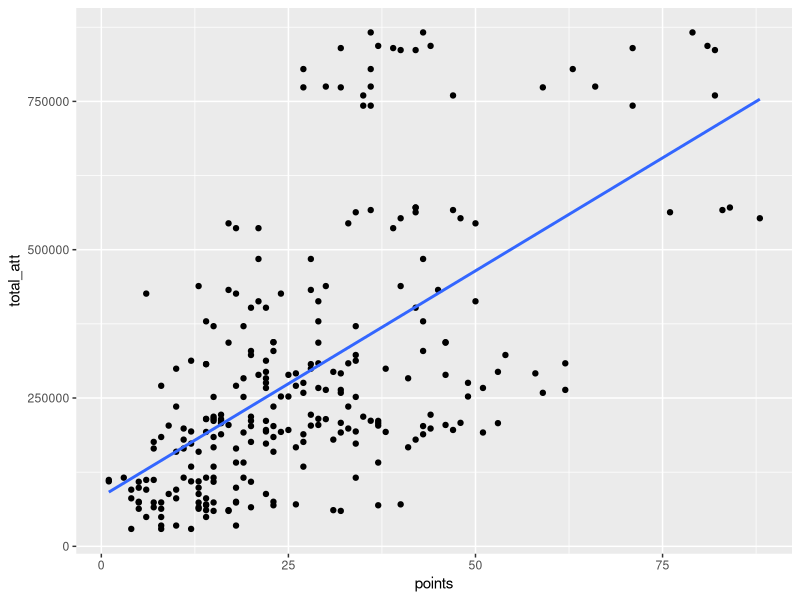
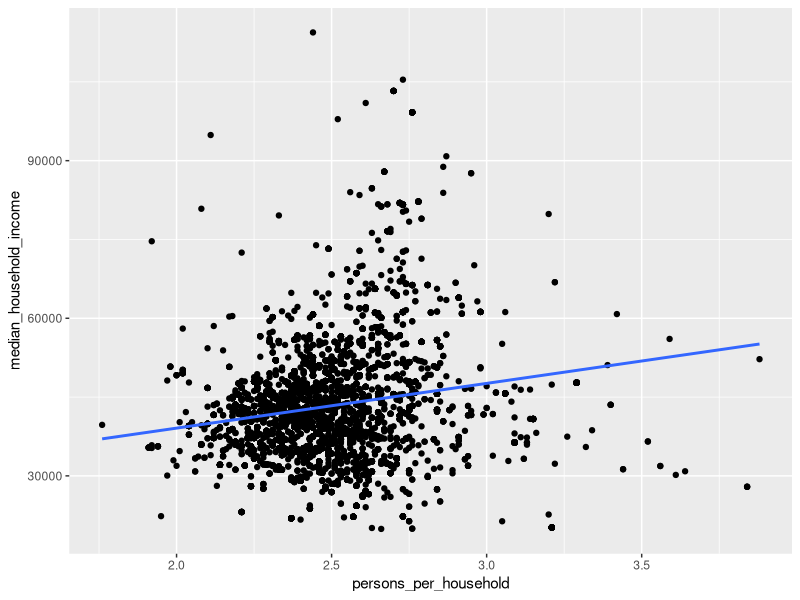

The R script that drew these images, in order:
## ---- chunk 1
knitr::opts_chunk$set(echo = TRUE); options(scipen=999)
## ---- chunk 2
library(tidyverse) # load tidyverse functions

# read in data
fb <- read_csv("football.csv") %>%
  filter(league == "Eredivisie") %>% # get Dutch teams
  select(season, # select relevant columns
         team, 
         avg_att,
         total_att, 
         finish, 
         points, 
         goals_for, 
         goals_against, 
         goal_diff)

# check the data
skimr::skim(fb)
## ---- chunk 3
# Plot the data with a regression line
ggplot(fb) + 
  geom_point(aes(points, total_att)) + 
  geom_smooth(aes(points, total_att), 
              method = "lm", se = FALSE)
## ---- chunk 4
R <- cor(fb$points, fb$total_att)
R
R^2
## ---- chunk 5
coef(lm(total_att ~ points, fb))
## ---- chunk 6
# YOUR CODE HERE
## ---- chunk 7
# YOUR CODE HERE
## ---- chunk 8
# read in data
dat <- read_csv("municipalities.csv") %>%
  select(fed_spending, # select the relevant columns
         hs_grad, 
         persons_per_household, 
         poverty, 
         median_household_income)

# quick check of the data
skimr::skim(dat)
## ---- chunk 9
# Plot the data with a regression line
ggplot(dat) + 
  geom_point(aes(persons_per_household, median_household_income)) + 
  geom_smooth(aes(persons_per_household, median_household_income), 
              method = "lm", se = FALSE)
## ---- chunk 10
R <- cor(dat$median_household_income, dat$persons_per_household)
R
R^2
## ---- chunk 11
coef(lm(median_household_income ~ persons_per_household, dat))
## ---- chunk 12
# YOUR CODE HERE
## ---- chunk 13
# YOUR CODE HERE
